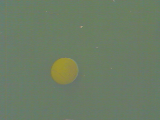
%> input picture Course 5 - Estimation and Learning/Week 1/AssignmentWEEK1/train/001.png, 160 x 120 px
$ octave rgb_after.m   (GNU Octave 9; MATLAB toolbox functions it lacks are replaced by stand-ins)
%> lines starting %> are read from the running program, lines starting %| are printed output that depends on the picture
### Course 5 - Estimation and Learning/Week 1/AssignmentWEEK1/MLE.m
function [mu,sigma] = MLE(samples)
% Computes the Gaussian model parameters mu and sigma
% INPUT
% samples       : N dimensions - sample data
% OUTPUT
% mu, sigma     : Model parameters
samples = double(samples);
[L,D] = size(samples);

% Params
mu = mean(samples);
size(mu);
sigma = zeros(D);
for i = 1:L
    temp = (samples(i,:) - mu);
    sigma = sigma + temp'*temp;
end
sigma = sigma/L;
size(sigma);
%Plot
end

### Course 5 - Estimation and Learning/Week 1/AssignmentWEEK1/rgb_after.m
data = load('sample_data');
Samples = data.Samples;
D = 2;
[mu, sigma] = MLE(Samples(:,1:D));
mu
sigma

% save('params', 'mu','sigma');
h_points = linspace(0, 1, 120);
s_points = linspace(0, 1, 160);
distr = zeros(120,160);

for i=1:120
    for j=1:160
        prob = gaussian([s_points(j),h_points(i)],mu,sigma);
        distr(i,j) = prob;
    end
end
[X,Y] = meshgrid(s_points,h_points);
figure,
hold on;
scatter(Samples(:,1),Samples(:,2),'.');
plot(mu(1),mu(2),'r*');
contour(X,Y,distr,16);
title('Pixel Color Distribubtion');
xlabel('Hue');
ylabel('Saturation');
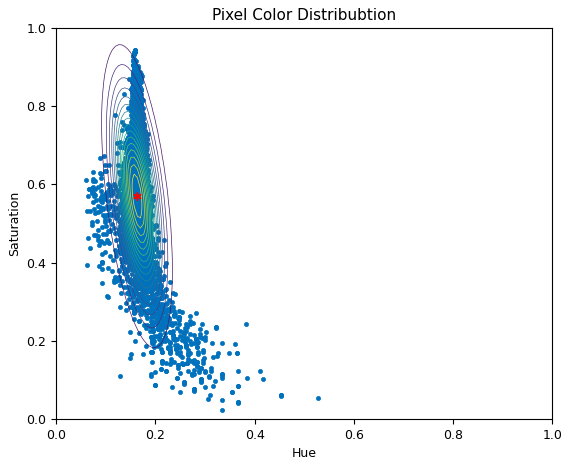
%> figure redrawn from the program's plot data
% zlabel('Value');
imagepath = './train';
I = imread(sprintf('%s/%03d.png',imagepath,1));
%> I is the input picture: size 120x160x3 uint8; mean R, G, B 107.3, 124.3, 100.5
HSV = rgb2hsv(I);
%> HSV: size 120x160x3 double; mean H, S, V 0.3, 0.197, 0.488
H = HSV(:,:,1);
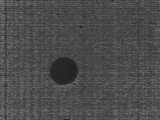
%> H: size 120x160 double; min 0.103, max 0.461, mean 0.3
S = HSV(:,:,2);
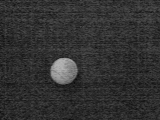
%> S: size 120x160 double; min 0.0407, max 0.711, mean 0.197
V = HSV(:,:,3);
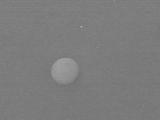
%> V: size 120x160 double; min 0.443, max 0.667, mean 0.488
segI = zeros(size(HSV,1),size(HSV,2));
for i=1:size(HSV,1)
    for j=1:size(HSV,2)
        input = [V(i,j),S(i,j)];
        prob = gaussian(input, mu,sigma);
        if prob > 0.5
            segI(i,j) = 1;
        end
    end
end
%> segI: size 120x160 double; every value is 0
segI;
